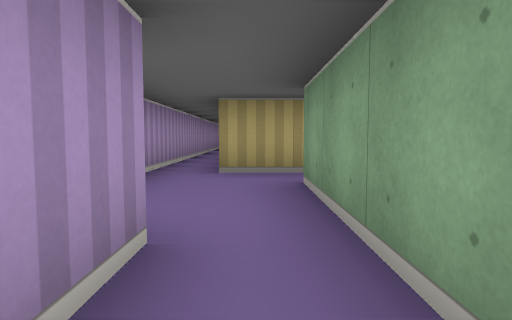
view 1 (above)

16 first-person views from a walk through a cub3D level. The camera is about half as high as the walls, tilts 4° down and sees 75° across. The floor is counted in squares. Each view is taken from the middle of a square. On the plan, view 1 faces up. The plan holds only what a view shows up to about 9 squares ahead; the rest is blank.

view 2
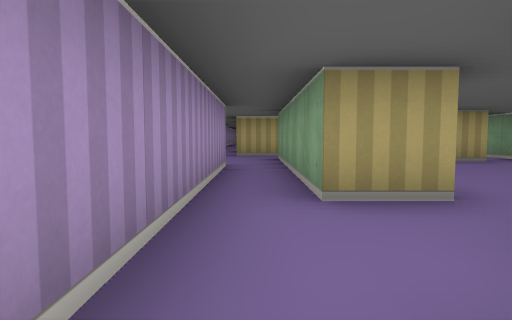

view 3
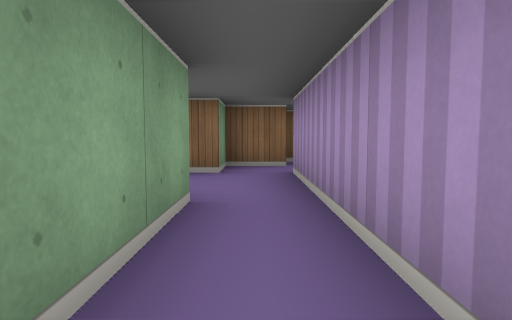

view 4
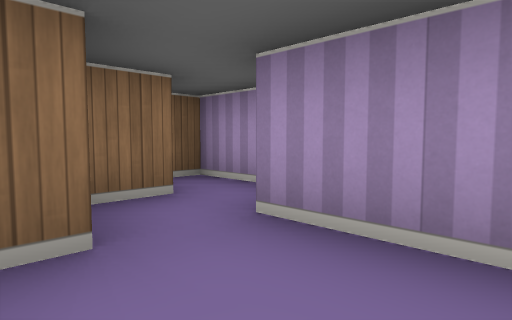

view 5
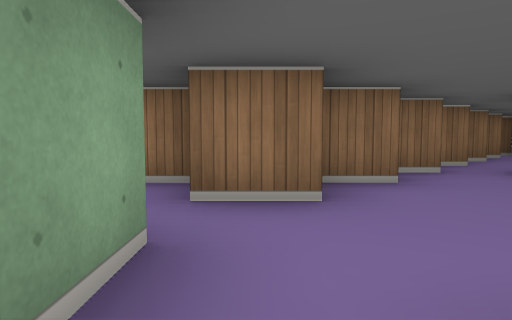

view 6
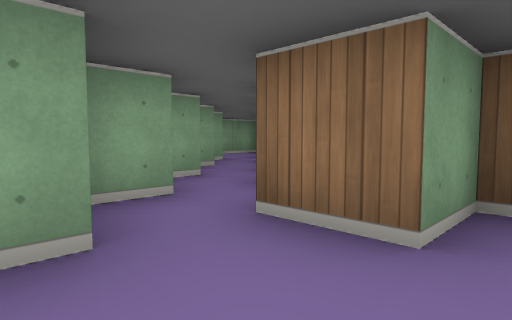

view 7
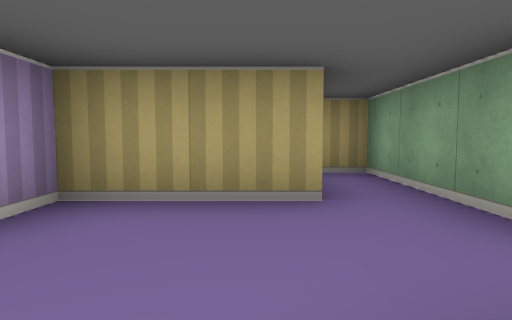

view 8
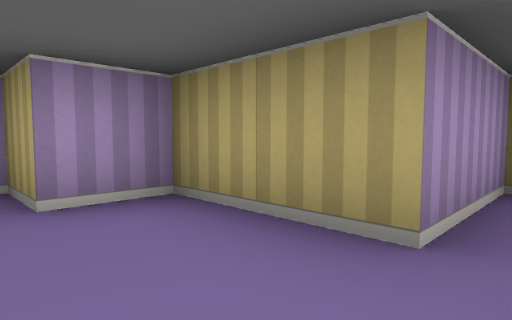

view 9
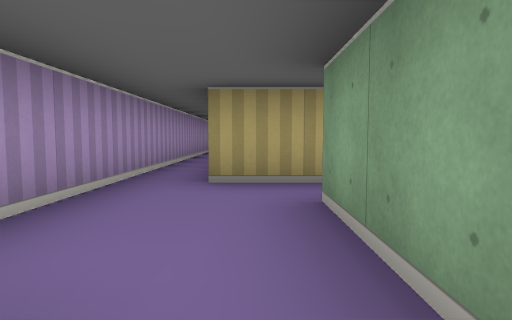

view 10
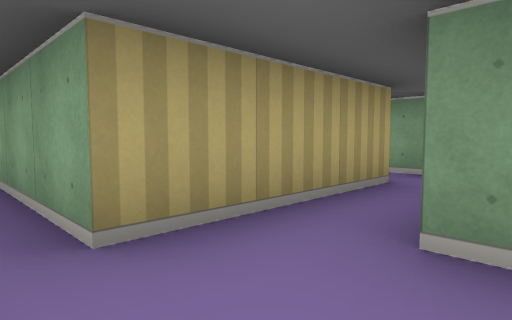

view 11
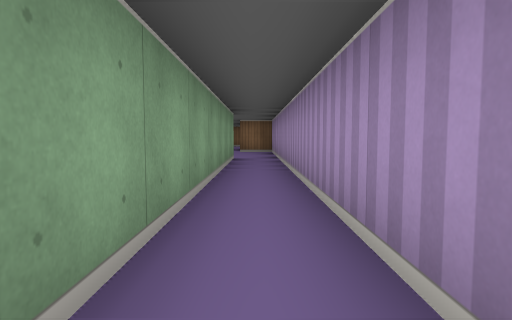

view 12
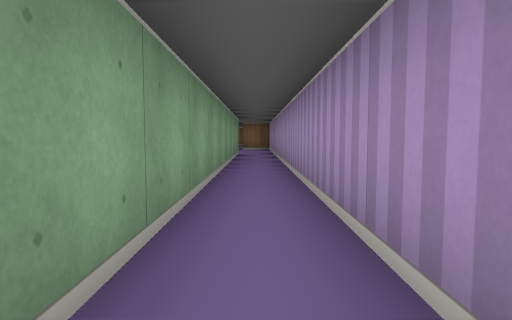

view 13
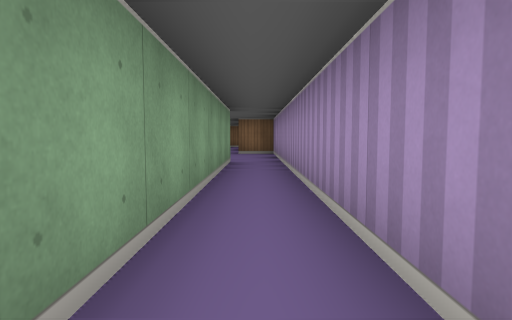

view 14
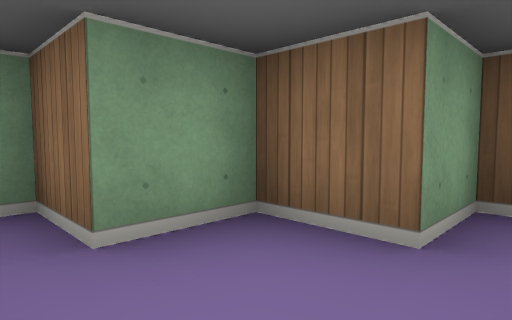

view 15
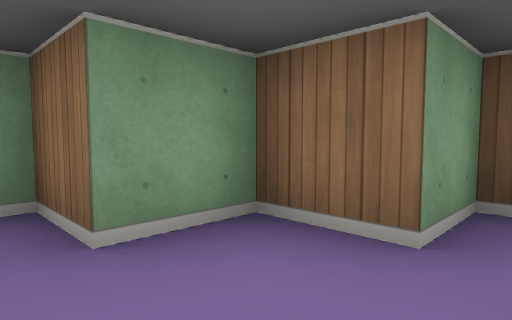

view 16
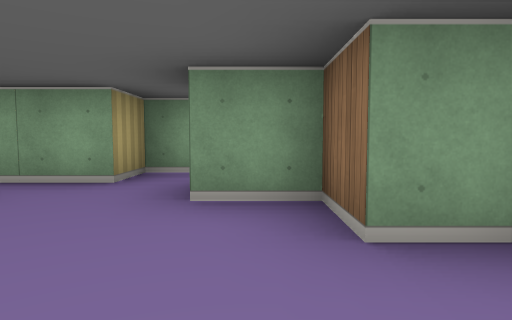

### Floor plan
Points are (right, up) in squares from view 1. A wall is a line through its corners. A room is listed if a view was taken in it or the views show most of it. See-through windows are left out.
Room 1 (views 1, 2, 3, 4, 9, 14)
walls: (1.6, -1.5) (0.5, -1.5) (0.5, 1.5); (-0.6, -4.5) (0.5, -4.5) (0.5, -3.5) (1.5, -3.5) (1.5, -2.5); (-1.5, -4.5) (-1.5, -5.5) (-0.5, -5.5); (-0.5, 1.5) (-0.5, -3.5)
ways out: opening at (1, -2) to room 2; opening at (0, 2) to room 3
Room 2 (views 5, 6, 7, 8, 15, 16)
walls: (5.6, -0.5) (6.2, -0.5); (6.5, 0.4) (6.5, 1.5) (5.5, 1.5) (5.5, 4.5) (4.5, 4.5) (4.5, 2.5) (2.5, 2.5) (2.5, 1.5) (1.5, 1.5); (7.5, -0.6) (7.5, 0); (8.5, -1.6) (8.5, -1.1); (1.5, -2.5) (2.5, -2.5) (2.5, -1.5) (3.5, -1.5) (3.5, -0.5) (4.5, -0.5) (4.5, 0.5) (5.5, 0.5)
ways out: opening at (1, -2) to room 1; opening at (9, -3)
Room 3 (views 10, 11, 12, 13)
walls: (-1.5, 13.4) (-1.5, 2.2); (2.6, 4.5) (-0.5, 4.5) (-0.5, 13.4); (0.5, 1.5) (0.5, 3.5)
ways out: opening at (0, 2) to room 1; opening at (1.5, 4)

Where each view was taken, in squares from view 1:
view 1: 0 up, 0 right, facing up
view 2: 4 down, 0 right, facing up
view 3: 1 up, 0 right, facing down
view 4: 2 down, 1 right, facing down-left
view 5: 3 up, 5 right, facing down
view 6: 2 up, 4 right, facing down-right
view 7: 0 up, 4 right, facing up
view 8: 1 up, 5 right, facing up-left
view 9: 1 up, 0 right, facing up
view 10: 3 up, 1 left, facing up-right
view 11: 12 up, 1 left, facing down
view 12: 14 up, 1 left, facing down
view 13: 11 up, 1 left, facing down
view 14: 2 down, 0 right, facing down-right
view 15: 0 up, 2 right, facing down-right
view 16: 0 up, 2 right, facing right
